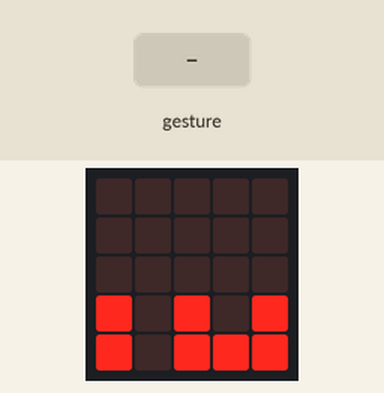
This program was run on a simulated BBC micro:bit (MakeCode). On the bench: the board's 5×5 LED display. Inputs (shaded band) come from the test bench. A tilt is held for 1.5 s and a shake lasts 1 s, then the board lies face up again.

Above: at 2.9 s.
At 9.2 s:
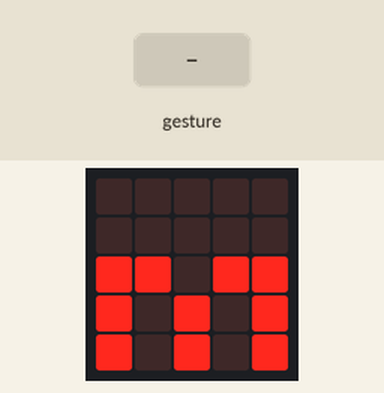
9.3 s: gesture 'shake'
At 9.7 s:
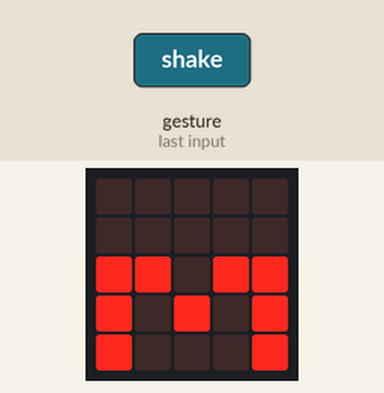
At 17.7 s:
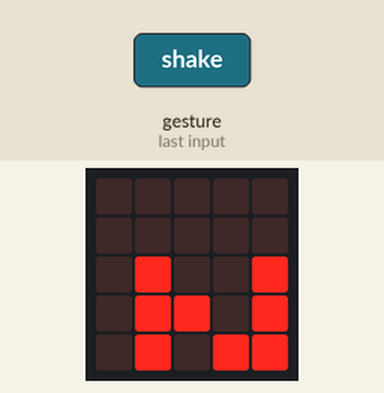
Timing chart, 0 to 19.2 s (numbered marks = the images above; inputs shaded):
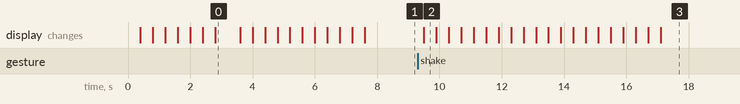

The program:

main.ts
```typescript
input.onGesture(Gesture.Shake, function () {
    basic.showLeds(`
        . . . . .
        . . . . .
        # # . # #
        # . # . #
        # . . . #
        `)
    basic.showLeds(`
        . . . . .
        . . . . .
        # . # # .
        . # . # .
        . . . # .
        `)
    basic.showLeds(`
        . . . . .
        . . . . .
        . # # . .
        # . # . #
        . . # . #
        `)
    basic.showLeds(`
        . . . . .
        . . . . .
        # # . . #
        . # . # .
        . # . # .
        `)
    basic.showLeds(`
        . . . . .
        . . . . .
        # . . # .
        # . # . #
        # . # . #
        `)
    basic.showLeds(`
        . . . . .
        . . . . .
        . . # . .
        . # . # .
        . # . # .
        `)
    basic.showLeds(`
        . . . . .
        . . . . #
        . # . . #
        # . # . #
        # . # . #
        `)
    basic.showLeds(`
        . . . . .
        . . . # #
        # . . # .
        . # . # .
        . # . # .
        `)
    basic.showLeds(`
        . . . . .
        . . # # .
        . . # . #
        # . # # .
        # . # . #
        `)
    basic.showLeds(`
        . . . . .
        . # # . .
        . # . # .
        . # # . .
        . # . # .
        `)
    basic.showLeds(`
        . . . . .
        # # . . .
        # . # . #
        # # . . .
        # . # . .
        `)
    basic.showLeds(`
        . . . . .
        # . . . .
        . # . # #
        # . . . #
        . # . . #
        `)
    basic.showLeds(`
        . . . . .
        . . . . .
        # . # # #
        . . . # .
        # . . # .
        `)
    basic.showLeds(`
        . . . . .
        . . . . .
        . # # # .
        . . # . .
        . . # . .
        `)
    basic.showLeds(`
        . . . . .
        . . . . .
        # # # . #
        . # . . #
        . # . . #
        `)
    basic.showLeds(`
        . . . . .
        . . . . .
        # # . # .
        # . . # .
        # . . # .
        `)
    basic.showLeds(`
        . . . . .
        . . . . .
        # . # . #
        . . # . #
        . . # . #
        `)
    basic.showLeds(`
        . . . . .
        . . . . .
        . # . # .
        . # . # #
        . # . # .
        `)
    basic.showLeds(`
        . . . . .
        . . . . .
        # . # . .
        # . # # .
        # . # . #
        `)
    basic.showLeds(`
        . . . . .
        . . . . .
        . # . . #
        . # # . #
        . # . # #
        `)
})
basic.showLeds(`
    . # . # .
    # # # # #
    # # # # #
    . # # # .
    . . # . .
    `)
basic.showLeds(`
    . . # . .
    # . # # .
    . # . . #
    . # # # .
    . . # . .
    `)
basic.showLeds(`
    . # . . .
    # # . . #
    . . . # .
    . # . . #
    . . # . .
    `)
basic.showLeds(`
    . . # . .
    # . . . .
    . . . . #
    # . . . .
    . . # . #
    `)
basic.showLeds(`
    . . . . .
    . . # # .
    . . . . .
    # . . . #
    # . # . #
    `)
basic.showLeds(`
    . . . . .
    . . . . .
    . . # # .
    # . . . #
    # . # . #
    `)
basic.showLeds(`
    . . . . .
    . . . . .
    . . . . .
    # . # # #
    # . # . #
    `)
basic.showLeds(`
    . . . . .
    . . . . .
    . . . . .
    # . # . #
    # . # # #
    `)
basic.showLeds(`
    . . . . .
    . . . . .
    . . . . .
    # . # . #
    # . # # #
    `)
basic.showLeds(`
    . . . . .
    . . . . .
    . # . . .
    # . . . #
    # . # # #
    `)
basic.showLeds(`
    . . . . .
    . . . . .
    # . . . .
    # . . . #
    # . # # #
    `)
basic.showLeds(`
    . . . . .
    . . . . .
    # . . . .
    # . . # #
    # . # . #
    `)
basic.showLeds(`
    . . . . .
    . . . . .
    # . . . #
    # . . . #
    # . # . #
    `)
basic.showLeds(`
    . . # . .
    . . . . .
    # . . . #
    # . . . #
    # . # . #
    `)
basic.showLeds(`
    . . . . .
    . . # . .
    # . . . #
    # . . . #
    # . # . #
    `)
basic.showLeds(`
    . . . . .
    . . . . .
    # . # . #
    # . . . #
    # . # . #
    `)
basic.showLeds(`
    . . . . .
    . . . . .
    # . . . #
    # . # . #
    # . # . #
    `)
basic.showLeds(`
    . . . . .
    . . . . .
    # # . # #
    # . # . #
    # . # . #
    `)
basic.showLeds(`
    . . . . .
    . . . . .
    . . . . .
    . . . . .
    . . . . .
    `)
basic.showLeds(`
    . . . . .
    . . . . .
    # # . # #
    # . # . #
    # . # . #
    `)
basic.forever(function () {

})
basic.forever(function () {

})
```

test.ts
```typescript
// aquí va el archivo "tests"; esto no se compilará cuando este paquete se utilice como una extensión.
```

Measured:
- after the input at 9.3 s, the display: changes after 0.20 s (image 2)
- what the display in image 0 shows lasts 0.8 s, from 2.8 s to 3.6 s
- what the display in image 2 shows lasts 0.4 s, from 9.5 s to 9.9 s
